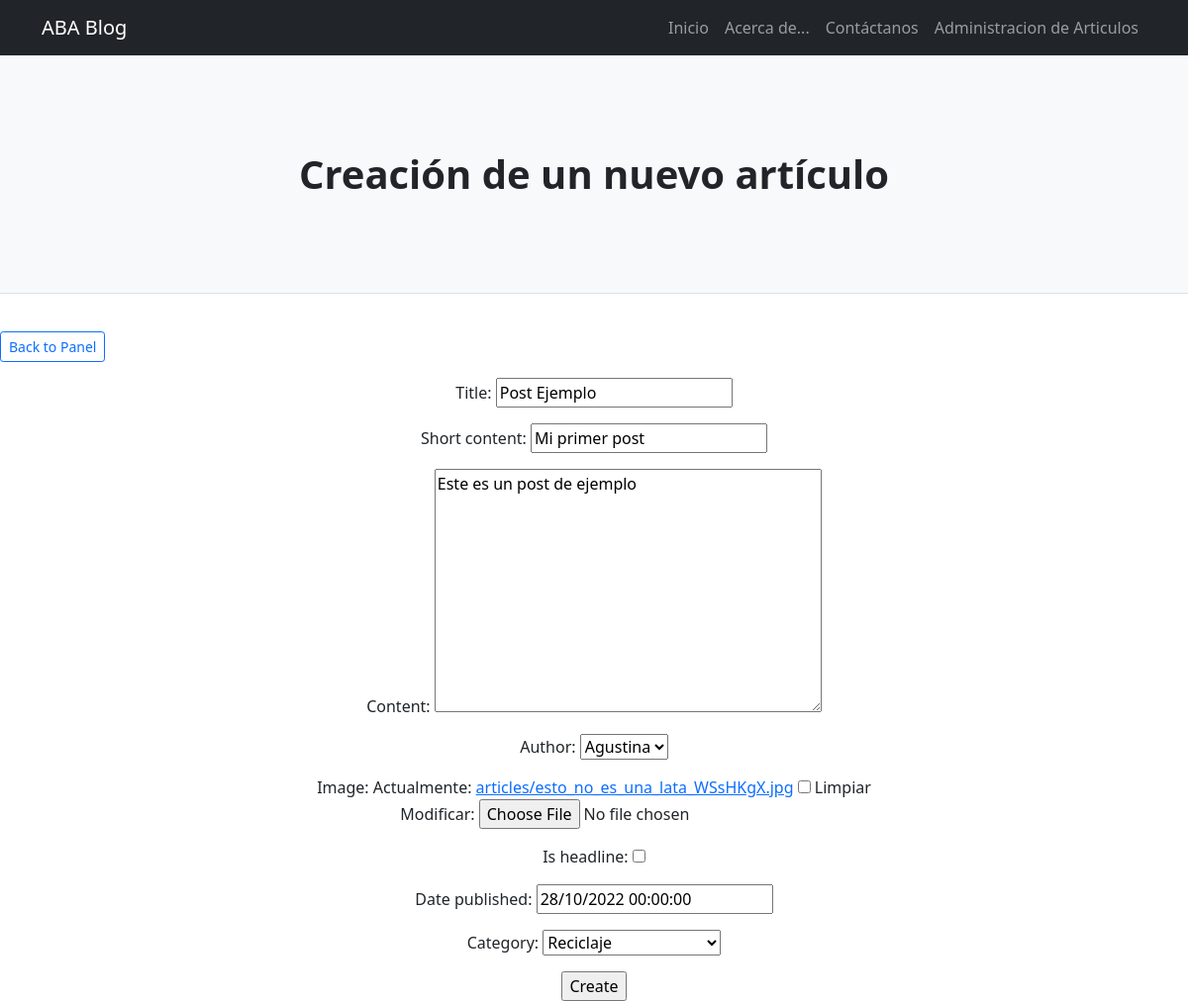
Screenshot of /article/1/update with the database file from the repository.
### blog_portal/models.py (models this page shows)
class Article(models.Model):
    title = models.CharField(max_length=100)
    short_content = models.CharField(max_length=180)
    content = RichTextField()
    image = models.ImageField(upload_to="articles", null=True, blank=True)
    author = models.ForeignKey(Publisher, on_delete=models.DO_NOTHING)
    is_headline= models.BooleanField()
    date_created = models.DateTimeField(auto_now_add=True)
    date_updated = models.DateTimeField(auto_now=True)
    date_published = models.DateTimeField()
    category = models.ForeignKey(Category, on_delete=models.DO_NOTHING, default=1)

### panel_article/views.py (the view)
# urls.py: path('article/<pk>/update', ArticleUpdateView.as_view(), name ="article-update"),
class ArticleUpdateView(BaseView, UpdateView):
    model = Article
    fields = ['title', 'short_content', 'content', 'author','image', 'is_headline', 'image', 'date_published', 'category']
    template_name = "panel_article/article_form.html"
    success_url = reverse_lazy('articles')

### blog_portal/models.py (called while the page is built)
    def __str__(self):
        return f"{self.name}"

    def __str__(self):
        return f"{self.name}"

### blog_portal/views.py (called while the page is built)
     def get_context_data(self, **kwargs):
        context = super().get_context_data(**kwargs)
        context['headline'] = Article.objects.filter(is_headline=True).order_by('date_updated').first()
        return context

### panel_article/templates/panel_article/article_form.html (shortened to what this page needs)
{% extends "blog_portal/base.html" %}
{% load static %}
{% block titulo%} Creación de un nuevo artículo {% endblock %}
{% block portal %}
<main>
    <div>
        <a type="button" href = "{% url 'main-page' %}" style="margin-top: 1em;" class="btn btn-sm btn-outline-primary" >Back to Panel</a>
        <form method="post" enctype="multipart/form-data" style="margin-top: 1em;">
            <center>{{ form.as_p }}</center>
            <center><input type="submit" value="Create"> </center>
        </form>
    </div>
</main>
{% endblock %}

### rows the page displays
Article: title "Post Ejemplo", short_content "Mi primer post", content "Este es un post de ejemplo", author "Agustina", date_published "28/10/2022 00:00:00", category "Reciclaje"
